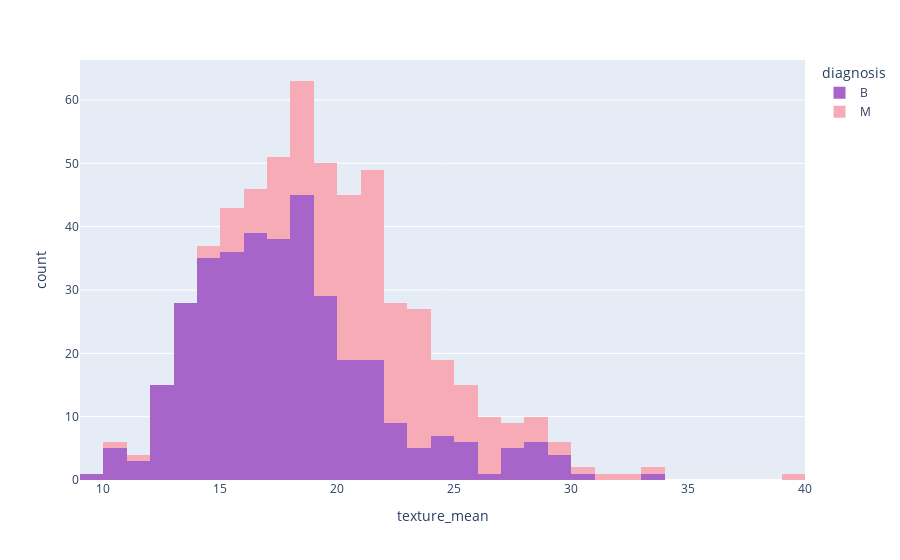

The code cell stored with this chart in its notebook:
### Code cell
px.histogram(data_frame=data,x='texture_mean',color='diagnosis',color_discrete_sequence=['#A865C9','#f6abb6'])

### Figure 1 — Plotly figure (JSON) as saved in the notebook; plotly's stock layout.template omitted (floating-point values rounded to 4 significant figures; data arrays with more than 128 entries replaced by an {"elided": "..."} marker saying what was removed)
{"data": [{"alignmentgroup": "True", "bingroup": "x", "hovertemplate": "diagnosis=B<br>texture_mean=%{x}<br>count=%{y}<extra></extra>", "legendgroup": "B", "marker": {"color": "#A865C9", "pattern": {"shape": ""}}, "name": "B", "offsetgroup": "B", "orientation": "v", "showlegend": true, "type": "histogram", "x": {"elided": "357 float values"}, "xaxis": "x", "yaxis": "y"}, {"alignmentgroup": "True", "bingroup": "x", "hovertemplate": "diagnosis=M<br>texture_mean=%{x}<br>count=%{y}<extra></extra>", "legendgroup": "M", "marker": {"color": "#f6abb6", "pattern": {"shape": ""}}, "name": "M", "offsetgroup": "M", "orientation": "v", "showlegend": true, "type": "histogram", "x": {"elided": "212 float values"}, "xaxis": "x", "yaxis": "y"}], "layout": {"barmode": "relative", "legend": {"title": {"text": "diagnosis"}, "tracegroupgap": 0}, "margin": {"t": 60}, "xaxis": {"anchor": "y", "domain": [0, 1], "title": {"text": "texture_mean"}}, "yaxis": {"anchor": "x", "domain": [0, 1], "title": {"text": "count"}}}}
